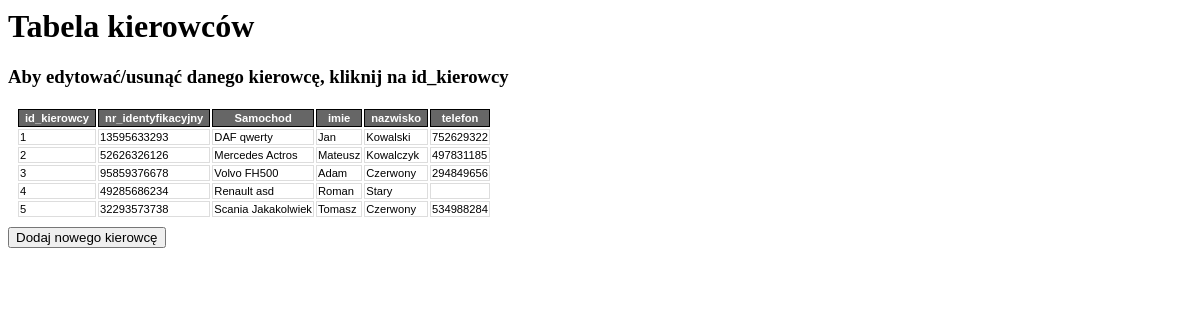
Screenshot of /projektBD/kierowca_tabela.php with the database file from the repository.
### tables this page shows
CREATE TABLE `kierowca` (
  `id_kierowcy` int(10) UNSIGNED NOT NULL,
  `nr_identyfikacyjny` varchar(50) NOT NULL,
  `samochod_id` int(10) UNSIGNED DEFAULT NULL,
  `imie` varchar(50) NOT NULL,
  `nazwisko` varchar(50) NOT NULL,
  `telefon` varchar(25) DEFAULT NULL
);

CREATE TABLE `samochod` (
  `id_samochodu` int(10) UNSIGNED NOT NULL,
  `nazwa` varchar(50) NOT NULL,
  `rejestracja` varchar(25) NOT NULL,
  `przebieg` int(20) UNSIGNED DEFAULT NULL
);

### projektBD/kierowca_tabela.php (the view, shortened to what this page needs)
<?php
$conn = OpenCon();
$result = $conn->query("SELECT kierowca.*, samochod.nazwa FROM kierowca LEFT JOIN samochod ON id_samochodu=samochod_id");
echo "<h1> Tabela kierowców </h1>
<h3> Aby edytować/usunąć danego kierowcę, kliknij na id_kierowcy</h3>
<table style='border=4px solid black'>
    <tr>
    <th>id_kierowcy</th>
    <th>nr_identyfikacyjny</th>
    <th>Samochod</th>
    <th>imie</th>
    <th>nazwisko</th>
    <th>telefon</th>
    </tr>
    ";
while($row = $result->fetch_row())
    echo "
    <tr>
        <td onclick=\"location='?id=kierowca_edytuj&id_kierowcy=$row[0]'\"'>$row[0]</td>
        <td>$row[1]</td>
        <td>$row[6]</td>
        <td>$row[3]</td>
        <td>$row[4]</td>
        <td>$row[5]</td>
    </tr>
    ";
echo "</table>
<button onclick=\"location='?id=kierowca_dodaj'\">Dodaj nowego kierowcę</button>
";
?>

### rows the page displays
kierowca: id_kierowcy "1", nr_identyfikacyjny "13595633293", samochod.nazwa "DAF qwerty", imie "Jan", nazwisko "Kowalski", telefon "752629322"
kierowca: id_kierowcy "2", nr_identyfikacyjny "52626326126", samochod.nazwa "Mercedes Actros", imie "Mateusz", nazwisko "Kowalczyk", telefon "497831185"
kierowca: id_kierowcy "3", nr_identyfikacyjny "95859376678", samochod.nazwa "Volvo FH500", imie "Adam", nazwisko "Czerwony", telefon "294849656"
kierowca: id_kierowcy "4", nr_identyfikacyjny "49285686234", samochod.nazwa "Renault asd", imie "Roman", nazwisko "Stary"
kierowca: id_kierowcy "5", nr_identyfikacyjny "32293573738", samochod.nazwa "Scania Jakakolwiek", imie "Tomasz", nazwisko "Czerwony", telefon "534988284"
